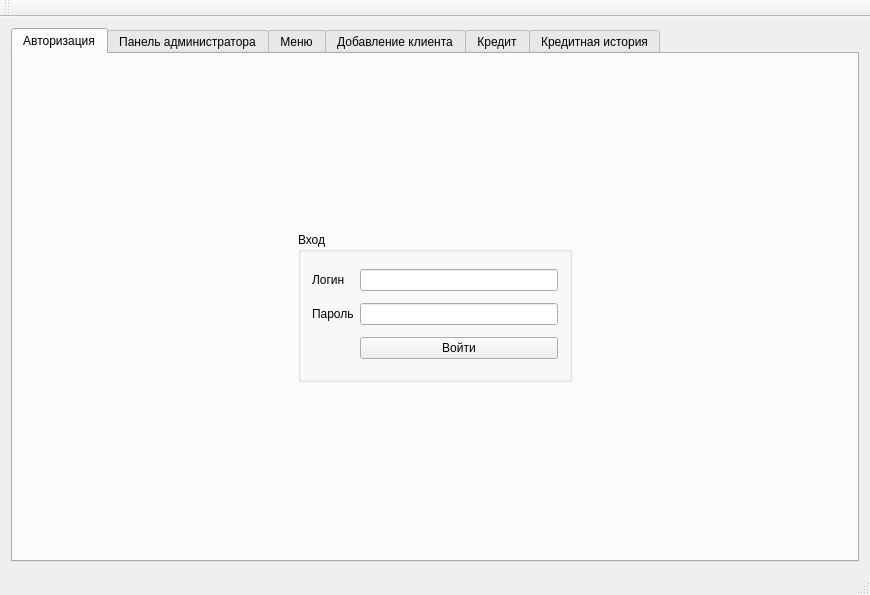
<?xml version="1.0" encoding="UTF-8"?>
<ui version="4.0">
 <class>MainWindow</class>
 <widget class="QMainWindow" name="MainWindow">
  <property name="geometry">
   <rect>
    <x>0</x>
    <y>0</y>
    <width>870</width>
    <height>570</height>
   </rect>
  </property>
  <property name="minimumSize">
   <size>
    <width>870</width>
    <height>0</height>
   </size>
  </property>
  <property name="windowTitle">
   <string>Кредитный отдел</string>
  </property>
  <widget class="QWidget" name="centralWidget">
   <layout class="QGridLayout" name="gridLayout">
    <item row="1" column="0">
     <widget class="QTabWidget" name="tabWidget">
      <property name="currentIndex">
       <number>0</number>
      </property>
      <widget class="QWidget" name="tabAuthorization">
       <attribute name="title">
        <string>Авторизация</string>
       </attribute>
       <layout class="QGridLayout" name="gridLayout_3">
        <item row="0" column="1">
         <spacer name="verticalSpacer">
          <property name="orientation">
           <enum>Qt::Vertical</enum>
          </property>
          <property name="sizeHint" stdset="0">
           <size>
            <width>20</width>
            <height>143</height>
           </size>
          </property>
         </spacer>
        </item>
        <item row="1" column="0">
         <spacer name="horizontalSpacer">
          <property name="orientation">
           <enum>Qt::Horizontal</enum>
          </property>
          <property name="sizeHint" stdset="0">
           <size>
            <width>224</width>
            <height>20</height>
           </size>
          </property>
         </spacer>
        </item>
        <item row="1" column="1">
         <widget class="QGroupBox" name="gbAuthorization">
          <property name="minimumSize">
           <size>
            <width>0</width>
            <height>150</height>
           </size>
          </property>
          <property name="title">
           <string>Вход</string>
          </property>
          <layout class="QGridLayout" name="gridLayout_2">
           <item row="0" column="0">
            <widget class="QLabel" name="label">
             <property name="text">
              <string>Логин</string>
             </property>
            </widget>
           </item>
           <item row="1" column="1">
            <widget class="QLineEdit" name="lePassword">
             <property name="text">
              <string/>
             </property>
             <property name="echoMode">
              <enum>QLineEdit::Password</enum>
             </property>
             <property name="cursorMoveStyle">
              <enum>Qt::LogicalMoveStyle</enum>
             </property>
            </widget>
           </item>
           <item row="1" column="0">
            <widget class="QLabel" name="label_2">
             <property name="text">
              <string>Пароль</string>
             </property>
            </widget>
           </item>
           <item row="0" column="1">
            <widget class="QLineEdit" name="leLogin">
             <property name="text">
              <string/>
             </property>
            </widget>
           </item>
           <item row="2" column="1">
            <widget class="QPushButton" name="pbLogin">
             <property name="text">
              <string>Войти</string>
             </property>
            </widget>
           </item>
          </layout>
         </widget>
        </item>
        <item row="1" column="2">
         <spacer name="horizontalSpacer_2">
          <property name="orientation">
           <enum>Qt::Horizontal</enum>
          </property>
          <property name="sizeHint" stdset="0">
           <size>
            <width>224</width>
            <height>20</height>
           </size>
          </property>
         </spacer>
        </item>
        <item row="2" column="1">
         <spacer name="verticalSpacer_2">
          <property name="orientation">
           <enum>Qt::Vertical</enum>
          </property>
          <property name="sizeHint" stdset="0">
           <size>
            <width>20</width>
            <height>143</height>
           </size>
          </property>
         </spacer>
        </item>
       </layout>
      </widget>
      <widget class="QWidget" name="tabAdminPanel">
       <attribute name="title">
        <string>Панель администратора</string>
       </attribute>
       <layout class="QGridLayout" name="gridLayout_9">
        <item row="0" column="1">
         <widget class="QPushButton" name="pbDelete">
          <property name="minimumSize">
           <size>
            <width>100</width>
            <height>0</height>
           </size>
          </property>
          <property name="layoutDirection">
           <enum>Qt::LeftToRight</enum>
          </property>
          <property name="text">
           <string>Удалить</string>
          </property>
         </widget>
        </item>
        <item row="1" column="1">
         <widget class="QPushButton" name="pbAdminExit">
          <property name="minimumSize">
           <size>
            <width>100</width>
            <height>0</height>
           </size>
          </property>
          <property name="text">
           <string>Выход</string>
          </property>
         </widget>
        </item>
        <item row="4" column="1">
         <widget class="QPushButton" name="pbAddOperator">
          <property name="text">
           <string>Добавить оператора</string>
          </property>
         </widget>
        </item>
        <item row="0" column="0" rowspan="3">
         <widget class="QTableView" name="tvAdmin">
          <property name="minimumSize">
           <size>
            <width>700</width>
            <height>300</height>
           </size>
          </property>
          <property name="maximumSize">
           <size>
            <width>16777215</width>
            <height>16777215</height>
           </size>
          </property>
          <property name="wordWrap">
           <bool>false</bool>
          </property>
         </widget>
        </item>
        <item row="4" column="0" rowspan="3">
         <widget class="QTableView" name="tvListOperator">
          <property name="wordWrap">
           <bool>false</bool>
          </property>
         </widget>
        </item>
        <item row="5" column="1">
         <widget class="QPushButton" name="pbDeleteOperator">
          <property name="text">
           <string>Удалить оператора</string>
          </property>
         </widget>
        </item>
       </layout>
      </widget>
      <widget class="QWidget" name="tabMenu">
       <attribute name="title">
        <string>Меню</string>
       </attribute>
       <layout class="QGridLayout" name="gridLayout_8">
        <item row="0" column="1">
         <spacer name="verticalSpacer_4">
          <property name="orientation">
           <enum>Qt::Vertical</enum>
          </property>
          <property name="sizeHint" stdset="0">
           <size>
            <width>20</width>
            <height>127</height>
           </size>
          </property>
         </spacer>
        </item>
        <item row="1" column="0">
         <spacer name="horizontalSpacer_5">
          <property name="orientation">
           <enum>Qt::Horizontal</enum>
          </property>
          <property name="sizeHint" stdset="0">
           <size>
            <width>269</width>
            <height>20</height>
           </size>
          </property>
         </spacer>
        </item>
        <item row="1" column="1">
         <widget class="QGroupBox" name="gbMenu">
          <property name="title">
           <string>Меню</string>
          </property>
          <layout class="QGridLayout" name="gridLayout_7">
           <property name="verticalSpacing">
            <number>40</number>
           </property>
           <item row="0" column="0">
            <widget class="QPushButton" name="pbAddClient">
             <property name="minimumSize">
              <size>
               <width>250</width>
               <height>30</height>
              </size>
             </property>
             <property name="text">
              <string>Оформить кредит</string>
             </property>
            </widget>
           </item>
           <item row="1" column="0">
            <widget class="QPushButton" name="pbCreditHistory">
             <property name="minimumSize">
              <size>
               <width>250</width>
               <height>30</height>
              </size>
             </property>
             <property name="text">
              <string>Кредитная история клиентов</string>
             </property>
            </widget>
           </item>
           <item row="2" column="0">
            <widget class="QPushButton" name="pbExit">
             <property name="minimumSize">
              <size>
               <width>250</width>
               <height>30</height>
              </size>
             </property>
             <property name="text">
              <string>Выход</string>
             </property>
            </widget>
           </item>
          </layout>
         </widget>
        </item>
        <item row="1" column="2">
         <spacer name="horizontalSpacer_6">
          <property name="orientation">
           <enum>Qt::Horizontal</enum>
          </property>
          <property name="sizeHint" stdset="0">
           <size>
            <width>269</width>
            <height>20</height>
           </size>
          </property>
         </spacer>
        </item>
        <item row="2" column="1">
         <spacer name="verticalSpacer_5">
          <property name="orientation">
           <enum>Qt::Vertical</enum>
          </property>
          <property name="sizeHint" stdset="0">
           <size>
            <width>20</width>
            <height>127</height>
           </size>
          </property>
         </spacer>
        </item>
       </layout>
      </widget>
      <widget class="QWidget" name="tabAddClient">
       <attribute name="title">
        <string>Добавление клиента</string>
       </attribute>
       <layout class="QGridLayout" name="gridLayout_4">
        <item row="1" column="1">
         <layout class="QFormLayout" name="formLayout">
          <property name="sizeConstraint">
           <enum>QLayout::SetFixedSize</enum>
          </property>
          <property name="verticalSpacing">
           <number>30</number>
          </property>
          <property name="leftMargin">
           <number>20</number>
          </property>
          <item row="0" column="0">
           <widget class="QLabel" name="label_21">
            <property name="text">
             <string>E-mail</string>
            </property>
           </widget>
          </item>
          <item row="0" column="1">
           <widget class="QLineEdit" name="leMail">
            <property name="maximumSize">
             <size>
              <width>200</width>
              <height>16777215</height>
             </size>
            </property>
            <property name="text">
             <string>stasvitkovskiy700@gmail.com</string>
            </property>
            <property name="placeholderText">
             <string>example@gmail.com</string>
            </property>
           </widget>
          </item>
          <item row="1" column="0">
           <widget class="QLabel" name="label_8">
            <property name="text">
             <string>Рабочий адресс</string>
            </property>
           </widget>
          </item>
          <item row="1" column="1">
           <widget class="QLineEdit" name="leWorkAddress">
            <property name="maximumSize">
             <size>
              <width>200</width>
              <height>16777215</height>
             </size>
            </property>
            <property name="text">
             <string>г.Москва</string>
            </property>
            <property name="placeholderText">
             <string>г. Москва ...</string>
            </property>
           </widget>
          </item>
          <item row="2" column="1">
           <widget class="QLineEdit" name="leNameWork">
            <property name="maximumSize">
             <size>
              <width>200</width>
              <height>16777215</height>
             </size>
            </property>
            <property name="text">
             <string>НПОИТ</string>
            </property>
            <property name="placeholderText">
             <string>ОАО &quot;Магнит&quot;</string>
            </property>
           </widget>
          </item>
          <item row="3" column="0">
           <widget class="QLabel" name="label_10">
            <property name="text">
             <string>Рабочий номер телефона</string>
            </property>
           </widget>
          </item>
          <item row="3" column="1">
           <widget class="QLineEdit" name="leWorkPhone">
            <property name="maximumSize">
             <size>
              <width>200</width>
              <height>16777215</height>
             </size>
            </property>
            <property name="inputMask">
             <string>+7(ddd)-999-99-99</string>
            </property>
            <property name="text">
             <string>+7(999)-999-99-99</string>
            </property>
           </widget>
          </item>
          <item row="4" column="0">
           <widget class="QLabel" name="label_14">
            <property name="text">
             <string>Стаж, лет</string>
            </property>
           </widget>
          </item>
          <item row="4" column="1">
           <widget class="QLineEdit" name="leExp">
            <property name="maximumSize">
             <size>
              <width>200</width>
              <height>16777215</height>
             </size>
            </property>
            <property name="inputMask">
             <string/>
            </property>
            <property name="text">
             <string>25</string>
            </property>
            <property name="maxLength">
             <number>32767</number>
            </property>
           </widget>
          </item>
          <item row="5" column="0">
           <widget class="QLabel" name="label_11">
            <property name="text">
             <string>ФИО доверенного лица</string>
            </property>
           </widget>
          </item>
          <item row="5" column="1">
           <widget class="QLineEdit" name="leFioParent">
            <property name="maximumSize">
             <size>
              <width>200</width>
              <height>16777215</height>
             </size>
            </property>
            <property name="text">
             <string>Агафонов Ислам Бадургович</string>
            </property>
            <property name="placeholderText">
             <string>Иванов Иван Иванович</string>
            </property>
           </widget>
          </item>
          <item row="6" column="0">
           <widget class="QLabel" name="label_12">
            <property name="text">
             <string>Телефон доверенного лица</string>
            </property>
           </widget>
          </item>
          <item row="6" column="1">
           <widget class="QLineEdit" name="lePhoneParent">
            <property name="maximumSize">
             <size>
              <width>200</width>
              <height>16777215</height>
             </size>
            </property>
            <property name="inputMask">
             <string>+7(ddd)-999-99-99</string>
            </property>
            <property name="text">
             <string>+7(999)-687-45-28</string>
            </property>
           </widget>
          </item>
          <item row="2" column="0">
           <widget class="QLabel" name="label_9">
            <property name="text">
             <string>Название организации</string>
            </property>
           </widget>
          </item>
         </layout>
        </item>
        <item row="0" column="0" colspan="2">
         <spacer name="verticalSpacer_3">
          <property name="orientation">
           <enum>Qt::Vertical</enum>
          </property>
          <property name="sizeType">
           <enum>QSizePolicy::Fixed</enum>
          </property>
          <property name="sizeHint" stdset="0">
           <size>
            <width>20</width>
            <height>120</height>
           </size>
          </property>
         </spacer>
        </item>
        <item row="1" column="0">
         <layout class="QFormLayout" name="formLayout_2">
          <property name="sizeConstraint">
           <enum>QLayout::SetMaximumSize</enum>
          </property>
          <property name="fieldGrowthPolicy">
           <enum>QFormLayout::ExpandingFieldsGrow</enum>
          </property>
          <property name="labelAlignment">
           <set>Qt::AlignLeading|Qt::AlignLeft|Qt::AlignVCenter</set>
          </property>
          <property name="verticalSpacing">
           <number>30</number>
          </property>
          <property name="rightMargin">
           <number>20</number>
          </property>
          <item row="0" column="0">
           <widget class="QLabel" name="label_3">
            <property name="text">
             <string>ФИО</string>
            </property>
           </widget>
          </item>
          <item row="0" column="1">
           <widget class="QLineEdit" name="leFIO">
            <property name="maximumSize">
             <size>
              <width>200</width>
              <height>16777215</height>
             </size>
            </property>
            <property name="text">
             <string>Витковский Станислав Евгеньевич</string>
            </property>
            <property name="placeholderText">
             <string>Иванов Иван Иванович</string>
            </property>
           </widget>
          </item>
          <item row="1" column="0">
           <widget class="QLabel" name="label_4">
            <property name="text">
             <string>Дата рождения</string>
            </property>
           </widget>
          </item>
          <item row="1" column="1">
           <widget class="QLineEdit" name="leBirthdate">
            <property name="minimumSize">
             <size>
              <width>0</width>
              <height>20</height>
             </size>
            </property>
            <property name="maximumSize">
             <size>
              <width>200</width>
              <height>16777215</height>
             </size>
            </property>
            <property name="inputMask">
             <string/>
            </property>
            <property name="text">
             <string>03.11.1997</string>
            </property>
            <property name="placeholderText">
             <string>01.01.2000</string>
            </property>
           </widget>
          </item>
          <item row="2" column="0">
           <widget class="QLabel" name="label_5">
            <property name="text">
             <string>Домашний адрес</string>
            </property>
           </widget>
          </item>
          <item row="2" column="1">
           <widget class="QLineEdit" name="leHomeAddress">
            <property name="maximumSize">
             <size>
              <width>200</width>
              <height>16777215</height>
             </size>
            </property>
            <property name="text">
             <string>г.Пушкино</string>
            </property>
            <property name="placeholderText">
             <string>г.Москва ...</string>
            </property>
           </widget>
          </item>
          <item row="3" column="0">
           <widget class="QLabel" name="label_6">
            <property name="text">
             <string>Серия и номер паспорта</string>
            </property>
           </widget>
          </item>
          <item row="3" column="1">
           <widget class="QLineEdit" name="lePasport">
            <property name="maximumSize">
             <size>
              <width>200</width>
              <height>16777215</height>
             </size>
            </property>
            <property name="inputMask">
             <string>9999-999999</string>
            </property>
            <property name="text">
             <string>4612-879687</string>
            </property>
            <property name="placeholderText">
             <string>0000-000000</string>
            </property>
            <property name="cursorMoveStyle">
             <enum>Qt::VisualMoveStyle</enum>
            </property>
           </widget>
          </item>
          <item row="4" column="0">
           <widget class="QLabel" name="label_7">
            <property name="text">
             <string>Доход (руб. в мес.)</string>
            </property>
           </widget>
          </item>
          <item row="4" column="1">
           <widget class="QLineEdit" name="leMoney">
            <property name="maximumSize">
             <size>
              <width>200</width>
              <height>16777215</height>
             </size>
            </property>
            <property name="text">
             <string>50000</string>
            </property>
            <property name="placeholderText">
             <string>25000</string>
            </property>
           </widget>
          </item>
          <item row="5" column="0">
           <widget class="QLabel" name="label_16">
            <property name="text">
             <string>Пол</string>
            </property>
           </widget>
          </item>
          <item row="5" column="1">
           <widget class="QComboBox" name="cbSex">
            <property name="maximumSize">
             <size>
              <width>200</width>
              <height>16777215</height>
             </size>
            </property>
            <item>
             <property name="text">
              <string>Муж</string>
             </property>
            </item>
            <item>
             <property name="text">
              <string>Жен</string>
             </property>
            </item>
           </widget>
          </item>
          <item row="6" column="0">
           <widget class="QLabel" name="label_13">
            <property name="text">
             <string>Номер телефона</string>
            </property>
           </widget>
          </item>
          <item row="6" column="1">
           <widget class="QLineEdit" name="leHomePhone">
            <property name="maximumSize">
             <size>
              <width>200</width>
              <height>16777215</height>
             </size>
            </property>
            <property name="inputMask">
             <string>+7(999)-999-99-99</string>
            </property>
            <property name="text">
             <string>+7(999)-672-38-19</string>
            </property>
           </widget>
          </item>
         </layout>
        </item>
        <item row="2" column="1">
         <widget class="QPushButton" name="pbAcceptAdd">
          <property name="text">
           <string>Оформить</string>
          </property>
         </widget>
        </item>
        <item row="2" column="0">
         <widget class="QPushButton" name="pbCancelAdd">
          <property name="text">
           <string>Отмена</string>
          </property>
         </widget>
        </item>
       </layout>
      </widget>
      <widget class="QWidget" name="tabCredit">
       <attribute name="title">
        <string>Кредит</string>
       </attribute>
       <layout class="QGridLayout" name="gridLayout_10">
        <item row="0" column="1">
         <spacer name="verticalSpacer_7">
          <property name="orientation">
           <enum>Qt::Vertical</enum>
          </property>
          <property name="sizeHint" stdset="0">
           <size>
            <width>20</width>
            <height>54</height>
           </size>
          </property>
         </spacer>
        </item>
        <item row="1" column="0">
         <spacer name="horizontalSpacer_3">
          <property name="orientation">
           <enum>Qt::Horizontal</enum>
          </property>
          <property name="sizeHint" stdset="0">
           <size>
            <width>164</width>
            <height>20</height>
           </size>
          </property>
         </spacer>
        </item>
        <item row="1" column="1">
         <widget class="QGroupBox" name="groupBox">
          <property name="minimumSize">
           <size>
            <width>400</width>
            <height>350</height>
           </size>
          </property>
          <property name="title">
           <string>Калькулятор кредита</string>
          </property>
          <layout class="QGridLayout" name="gridLayout_6">
           <item row="7" column="0">
            <widget class="QPushButton" name="pbCancelCredit">
             <property name="text">
              <string>Отмена</string>
             </property>
            </widget>
           </item>
           <item row="0" column="3">
            <widget class="QSlider" name="hsCountMoney">
             <property name="minimumSize">
              <size>
               <width>200</width>
               <height>0</height>
              </size>
             </property>
             <property name="maximumSize">
              <size>
               <width>350</width>
               <height>20</height>
              </size>
             </property>
             <property name="minimum">
              <number>10000</number>
             </property>
             <property name="maximum">
              <number>1000000</number>
             </property>
             <property name="singleStep">
              <number>1000</number>
             </property>
             <property name="pageStep">
              <number>1000</number>
             </property>
             <property name="sliderPosition">
              <number>10000</number>
             </property>
             <property name="tracking">
              <bool>true</bool>
             </property>
             <property name="orientation">
              <enum>Qt::Horizontal</enum>
             </property>
             <property name="invertedAppearance">
              <bool>false</bool>
             </property>
             <property name="invertedControls">
              <bool>false</bool>
             </property>
             <property name="tickPosition">
              <enum>QSlider::TicksAbove</enum>
             </property>
             <property name="tickInterval">
              <number>50000</number>
             </property>
            </widget>
           </item>
           <item row="6" column="3" colspan="2">
            <widget class="QLineEdit" name="leOverpaymentAll">
             <property name="minimumSize">
              <size>
               <width>200</width>
               <height>0</height>
              </size>
             </property>
             <property name="maximumSize">
              <size>
               <width>350</width>
               <height>16777215</height>
              </size>
             </property>
             <property name="readOnly">
              <bool>true</bool>
             </property>
            </widget>
           </item>
           <item row="7" column="3">
            <widget class="QPushButton" name="pbAcceptCredit">
             <property name="text">
              <string>Оформить кредит</string>
             </property>
            </widget>
           </item>
           <item row="1" column="3" colspan="2">
            <widget class="QComboBox" name="cbMonth">
             <property name="minimumSize">
              <size>
               <width>200</width>
               <height>0</height>
              </size>
             </property>
             <property name="maximumSize">
              <size>
               <width>350</width>
               <height>16777215</height>
              </size>
             </property>
             <item>
              <property name="text">
               <string>12</string>
              </property>
             </item>
             <item>
              <property name="text">
               <string>15</string>
              </property>
             </item>
             <item>
              <property name="text">
               <string>18</string>
              </property>
             </item>
             <item>
              <property name="text">
               <string>21</string>
              </property>
             </item>
             <item>
              <property name="text">
               <string>24</string>
              </property>
             </item>
             <item>
              <property name="text">
               <string>27</string>
              </property>
             </item>
             <item>
              <property name="text">
               <string>30</string>
              </property>
             </item>
             <item>
              <property name="text">
               <string>33</string>
              </property>
             </item>
             <item>
              <property name="text">
               <string>36</string>
              </property>
             </item>
            </widget>
           </item>
           <item row="1" column="0">
            <widget class="QLabel" name="label_19">
             <property name="text">
              <string>Срок кредита, мес.</string>
             </property>
            </widget>
           </item>
           <item row="0" column="4">
            <widget class="QLineEdit" name="leShowMoney">
             <property name="maximumSize">
              <size>
               <width>100</width>
               <height>16777215</height>
              </size>
             </property>
             <property name="text">
              <string>10000</string>
             </property>
             <property name="alignment">
              <set>Qt::AlignCenter</set>
             </property>
            </widget>
           </item>
           <item row="0" column="0">
            <widget class="QLabel" name="label_18">
             <property name="maximumSize">
              <size>
               <width>16777215</width>
               <height>20</height>
              </size>
             </property>
             <property name="text">
              <string>Сумма кредита, руб.</string>
             </property>
            </widget>
           </item>
           <item row="6" column="0" colspan="3">
            <widget class="QLabel" name="label_22">
             <property name="text">
              <string>Переплата за весь период, руб.</string>
             </property>
            </widget>
           </item>
           <item row="5" column="3" colspan="2">
            <widget class="QLineEdit" name="leOverpaymentMonth">
             <property name="minimumSize">
              <size>
               <width>200</width>
               <height>0</height>
              </size>
             </property>
             <property name="maximumSize">
              <size>
               <width>350</width>
               <height>16777215</height>
              </size>
             </property>
             <property name="readOnly">
              <bool>true</bool>
             </property>
            </widget>
           </item>
           <item row="5" column="0" colspan="2">
            <widget class="QLabel" name="label_17">
             <property name="text">
              <string>Ежемесячная переплата, руб.</string>
             </property>
            </widget>
           </item>
           <item row="3" column="0">
            <widget class="QLabel" name="label_20">
             <property name="text">
              <string>Ежемесячный платёж, руб.</string>
             </property>
            </widget>
           </item>
           <item row="3" column="3" colspan="2">
            <widget class="QLineEdit" name="leMoneyMonth">
             <property name="minimumSize">
              <size>
               <width>200</width>
               <height>0</height>
              </size>
             </property>
             <property name="maximumSize">
              <size>
               <width>350</width>
               <height>16777215</height>
              </size>
             </property>
             <property name="text">
              <string>1324.93</string>
             </property>
            </widget>
           </item>
           <item row="2" column="0">
            <widget class="QLabel" name="label_23">
             <property name="text">
              <string>Первый взнос, руб.</string>
             </property>
            </widget>
           </item>
           <item row="2" column="3" colspan="2">
            <widget class="QLineEdit" name="leFirstPay"/>
           </item>
          </layout>
         </widget>
        </item>
        <item row="1" column="2">
         <spacer name="horizontalSpacer_4">
          <property name="orientation">
           <enum>Qt::Horizontal</enum>
          </property>
          <property name="sizeHint" stdset="0">
           <size>
            <width>163</width>
            <height>20</height>
           </size>
          </property>
         </spacer>
        </item>
        <item row="2" column="1">
         <spacer name="verticalSpacer_6">
          <property name="orientation">
           <enum>Qt::Vertical</enum>
          </property>
          <property name="sizeHint" stdset="0">
           <size>
            <width>20</width>
            <height>54</height>
           </size>
          </property>
         </spacer>
        </item>
       </layout>
      </widget>
      <widget class="QWidget" name="tabCreditHistory">
       <attribute name="title">
        <string>Кредитная история</string>
       </attribute>
       <layout class="QGridLayout" name="gridLayout_5">
        <item row="2" column="0">
         <widget class="QPushButton" name="pbBackCreditHistory">
          <property name="text">
           <string>Вернуться в меню</string>
          </property>
         </widget>
        </item>
        <item row="1" column="0" colspan="2">
         <widget class="QTableView" name="tvCreditHistory">
          <property name="wordWrap">
           <bool>false</bool>
          </property>
         </widget>
        </item>
        <item row="0" column="0" colspan="2">
         <layout class="QHBoxLayout" name="horizontalLayout">
          <item>
           <widget class="QPushButton" name="pbPrint">
            <property name="text">
             <string>Печать таблицы</string>
            </property>
           </widget>
          </item>
          <item>
           <spacer name="horizontalSpacer_7">
            <property name="orientation">
             <enum>Qt::Horizontal</enum>
            </property>
            <property name="sizeHint" stdset="0">
             <size>
              <width>40</width>
              <height>20</height>
             </size>
            </property>
           </spacer>
          </item>
          <item>
           <widget class="QLabel" name="label_15">
            <property name="text">
             <string>Номер паспорта</string>
            </property>
           </widget>
          </item>
          <item>
           <widget class="QLineEdit" name="leSearchPasport">
            <property name="inputMask">
             <string>9999-999999</string>
            </property>
           </widget>
          </item>
          <item>
           <widget class="QPushButton" name="pbStartSearch">
            <property name="text">
             <string>Найти</string>
            </property>
           </widget>
          </item>
         </layout>
        </item>
       </layout>
      </widget>
     </widget>
    </item>
   </layout>
  </widget>
  <widget class="QToolBar" name="mainToolBar">
   <attribute name="toolBarArea">
    <enum>TopToolBarArea</enum>
   </attribute>
   <attribute name="toolBarBreak">
    <bool>false</bool>
   </attribute>
  </widget>
  <widget class="QStatusBar" name="statusBar"/>
 </widget>
 <layoutdefault spacing="6" margin="11"/>
 <tabstops>
  <tabstop>leFIO</tabstop>
  <tabstop>leBirthdate</tabstop>
  <tabstop>leHomeAddress</tabstop>
  <tabstop>lePasport</tabstop>
  <tabstop>leMoney</tabstop>
  <tabstop>cbSex</tabstop>
  <tabstop>leHomePhone</tabstop>
  <tabstop>leMail</tabstop>
  <tabstop>pbAcceptAdd</tabstop>
  <tabstop>pbCancelAdd</tabstop>
  <tabstop>tvCreditHistory</tabstop>
  <tabstop>pbBackCreditHistory</tabstop>
  <tabstop>leLogin</tabstop>
  <tabstop>pbExit</tabstop>
  <tabstop>pbDelete</tabstop>
  <tabstop>pbAdminExit</tabstop>
  <tabstop>pbAddOperator</tabstop>
  <tabstop>tvAdmin</tabstop>
  <tabstop>tvListOperator</tabstop>
  <tabstop>pbDeleteOperator</tabstop>
  <tabstop>pbStartSearch</tabstop>
  <tabstop>leSearchPasport</tabstop>
  <tabstop>pbCreditHistory</tabstop>
  <tabstop>tabWidget</tabstop>
  <tabstop>lePassword</tabstop>
  <tabstop>pbLogin</tabstop>
  <tabstop>pbAddClient</tabstop>
  <tabstop>pbCancelCredit</tabstop>
  <tabstop>hsCountMoney</tabstop>
  <tabstop>leOverpaymentAll</tabstop>
  <tabstop>pbAcceptCredit</tabstop>
  <tabstop>cbMonth</tabstop>
  <tabstop>leShowMoney</tabstop>
  <tabstop>leOverpaymentMonth</tabstop>
  <tabstop>leMoneyMonth</tabstop>
  <tabstop>leFirstPay</tabstop>
 </tabstops>
 <resources/>
 <connections/>
</ui>
